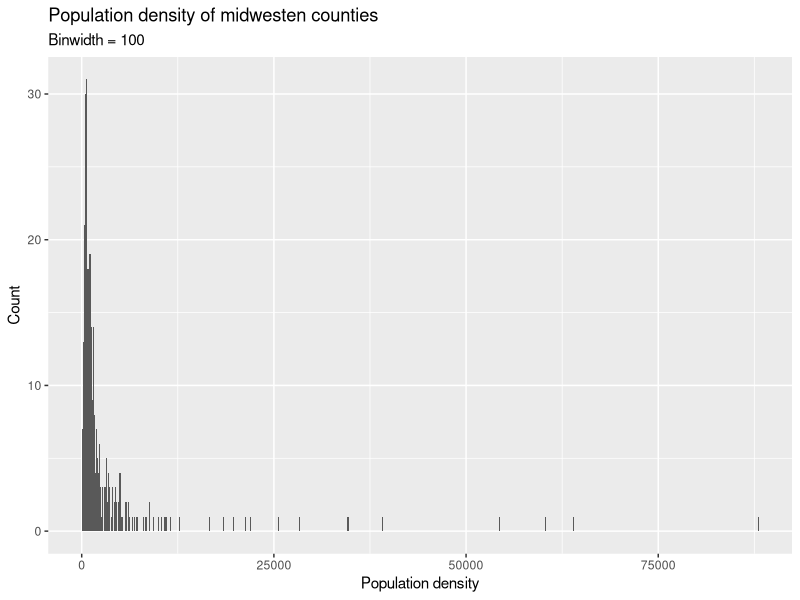
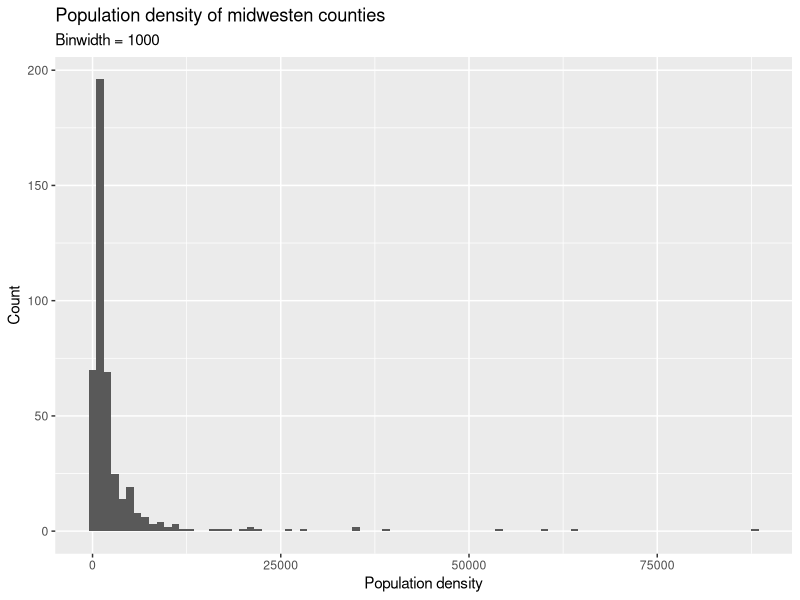
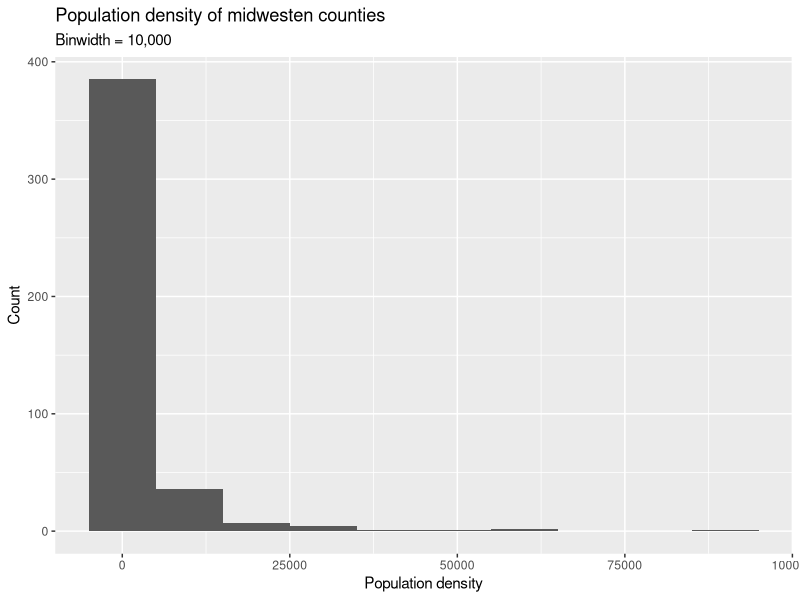
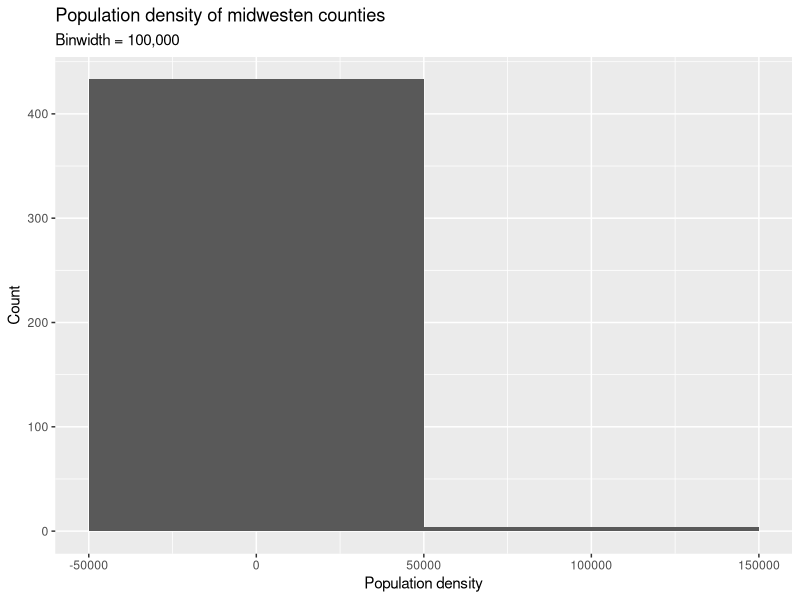

Write the R code that produced these figures, in order.
## ---- chunk 1
library(tidyverse)
## ---- chunk 2
ggplot(midwest, aes(x = popdensity)) +
  geom_histogram(binwidth = 100) +
  labs(
    x = "Population density",
    y = "Count",
    title = "Population density of midwesten counties",
    subtitle = "Binwidth = 100"
  )
## ---- chunk 3
ggplot(midwest, aes(x = popdensity)) +
  geom_histogram(binwidth = 1000) +
  labs(
    x = "Population density",
    y = "Count",
    title = "Population density of midwesten counties",
    subtitle = "Binwidth = 1000"
  )
## ---- chunk 4
ggplot(midwest, aes(x = popdensity)) +
  geom_histogram(binwidth = 10000) +
  labs(
    x = "Population density",
    y = "Count",
    title = "Population density of midwesten counties",
    subtitle = "Binwidth = 10,000"
  )
## ---- chunk 5
ggplot(midwest, aes(x = popdensity)) +
  geom_histogram(binwidth = 100000) +
  labs(
    x = "Population density",
    y = "Count",
    title = "Population density of midwesten counties",
    subtitle = "Binwidth = 100,000"
  )
